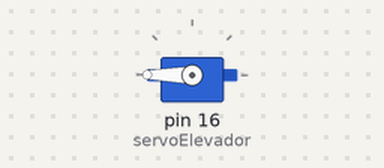
Recording of a sketch running on a simulated Arduino Uno, built with avr-gcc and run on an emulated ATmega328P. On the bench: servo.

Above: at 0.05 s.
At 7.45 s:
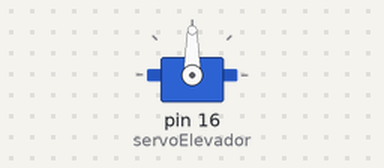
At 14.95 s:
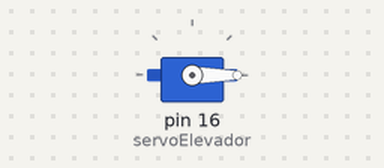
Timing chart, 0 to 19.5 s (numbered marks = the images above):
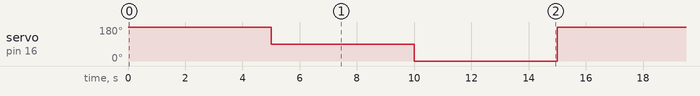

The sketch:

Servo180Grados.ino
```cpp
#include <Servo.h> //Incluir librería Servo de Arduino
Servo servoElevador; //Declaración de la variable de elevador como tipo Servo
void setup() {
  // put your setup code here, to run once:
  servoElevador.attach(16); //Se inicializa la variable en el puerto correspondiente (D5)
  servoElevador.write(0); //Se le ajustan los grados iniciales
}

void loop() {
  servoElevador.write(180); //Ajuste de grados
  delay(5000);
  servoElevador.write(90); //Ajuste de grados
  delay(5000);
  servoElevador.write(0); //Ajuste original de grados
  delay(5000);
}
```

Measured:
- by itself, servo on pin 16 (servoElevador): repeats every 15.0 s: 0° 5.0 s, 180° 5.0 s, 90° 5.0 s
